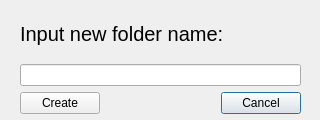
<?xml version="1.0" encoding="UTF-8"?>
<ui version="4.0">
 <class>newFolderDialog</class>
 <widget class="QDialog" name="newFolderDialog">
  <property name="geometry">
   <rect>
    <x>0</x>
    <y>0</y>
    <width>320</width>
    <height>120</height>
   </rect>
  </property>
  <property name="sizePolicy">
   <sizepolicy hsizetype="Fixed" vsizetype="Fixed">
    <horstretch>0</horstretch>
    <verstretch>0</verstretch>
   </sizepolicy>
  </property>
  <property name="windowTitle">
   <string>Create new folder</string>
  </property>
  <widget class="QWidget" name="layoutWidget">
   <property name="geometry">
    <rect>
     <x>20</x>
     <y>10</y>
     <width>281</width>
     <height>104</height>
    </rect>
   </property>
   <layout class="QVBoxLayout" name="verticalLayout">
    <item>
     <widget class="QLabel" name="labelNewFolder">
      <property name="font">
       <font>
        <pointsize>15</pointsize>
       </font>
      </property>
      <property name="text">
       <string>Input new folder name:</string>
      </property>
     </widget>
    </item>
    <item>
     <widget class="QLineEdit" name="lineEdit_NewFolderName">
      <property name="focusPolicy">
       <enum>Qt::StrongFocus</enum>
      </property>
      <property name="inputMask">
       <string/>
      </property>
      <property name="text">
       <string/>
      </property>
      <property name="clearButtonEnabled">
       <bool>false</bool>
      </property>
     </widget>
    </item>
    <item>
     <layout class="QHBoxLayout" name="horizontalLayout">
      <item>
       <widget class="QPushButton" name="createButton_newFolder">
        <property name="cursor">
         <cursorShape>PointingHandCursor</cursorShape>
        </property>
        <property name="focusPolicy">
         <enum>Qt::NoFocus</enum>
        </property>
        <property name="text">
         <string>Create</string>
        </property>
        <property name="autoDefault">
         <bool>false</bool>
        </property>
        <property name="flat">
         <bool>false</bool>
        </property>
       </widget>
      </item>
      <item>
       <spacer name="horizontalSpacer">
        <property name="orientation">
         <enum>Qt::Horizontal</enum>
        </property>
        <property name="sizeHint" stdset="0">
         <size>
          <width>40</width>
          <height>20</height>
         </size>
        </property>
       </spacer>
      </item>
      <item>
       <widget class="QPushButton" name="cancelButton_newFolder">
        <property name="text">
         <string>Cancel</string>
        </property>
       </widget>
      </item>
     </layout>
    </item>
   </layout>
  </widget>
 </widget>
 <resources/>
 <connections/>
</ui>
